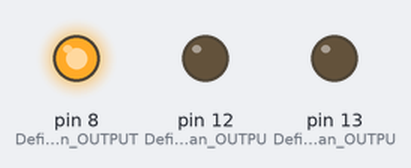
The sketch below on a simulated Arduino Uno, built with avr-gcc and run on an emulated ATmega328P. Shown: output pins drawn as LEDs (lit = HIGH).

Above: at 1.0 s.
At 3.5 s:
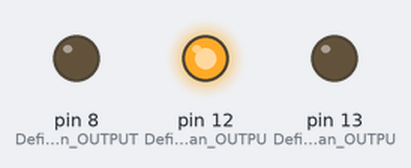
At 6.0 s:
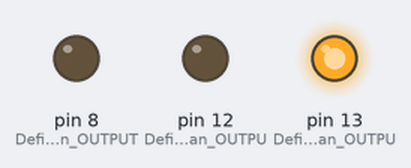
At 12.5 s:
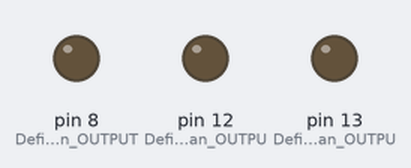
Timing chart, 0 to 13.0 s (numbered marks = the images above):
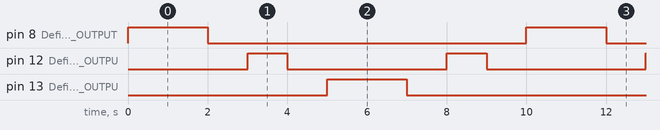

Measured:
- by itself, pin 8 (Define_PIN_8_as_an_OUTPUT), pin 13 (Define_PIN_13_as_an_OUTPU): alternates HIGH for 2.0 s and LOW for 8.0 s
- by itself, pin 12 (Define_PIN_12_as_an_OUTPU): alternates HIGH for 1.0 s and LOW for 4.0 s
- by itself, everything shown: repeats every 10.0 s, in 8 steps

The sketch:

RegularMode.ino
```cpp
void setup()
{
  pinMode(13, OUTPUT); // Define PIN 13 as an OUTPUT
  pinMode(12, OUTPUT); // Define PIN 12 as an OUTPUT
  pinMode(8, OUTPUT); // Define PIN 8 as an OUTPUT
}

void loop()
{
  digitalWrite(8, HIGH); // Turn on LED connected to PIN 8
  delay(2000); // Wait for 2000 millisecond(s)
  digitalWrite(8, LOW); // Turn off LED connected to PIN 8
  delay(1000); // Wait for 1000 millisecond(s)

  digitalWrite(12, HIGH); // Turn on LED connected to PIN 12
  delay(1000); // Wait for 1000 millisecond(s)
  digitalWrite(12, LOW); // Turn off LED connected to PIN 12
  delay(1000); // Wait for 1000 millisecond(s)

  digitalWrite(13, HIGH); // Turn on LED connected to PIN 13
  delay(2000); // Wait for 2000 millisecond(s)
  digitalWrite(13, LOW); // Turn off LED connected to PIN 13
  delay(1000); // Wait for 1000 millisecond(s)

  digitalWrite(12, HIGH); // Turn on LED connected to PIN 12
  delay(1000); // Wait for 1000 millisecond(s)
  digitalWrite(12, LOW); // Turn off LED connected to PIN 12
  delay(1000); // Wait for 1000 millisecond(s)
}
```
